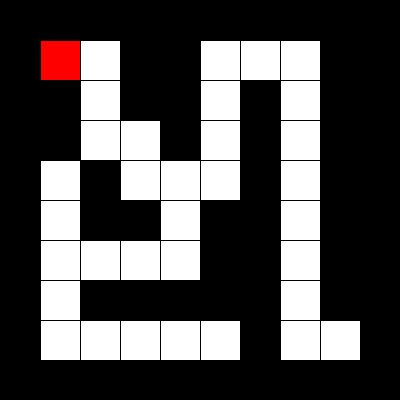
Frame 1 (no input)
Frame 60 (the mouse pressed at the canvas centre just before this capture): identical to frame 1, image omitted
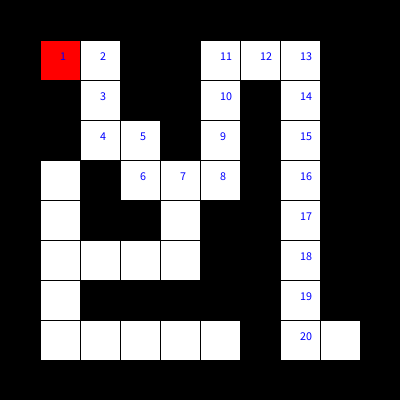
Frame 120 (the mouse held since frame 60 and released just before this capture)

The Processing sketch that drew these frames (run headless with seeded random() and noise(); from frame 60 on, the mouse is pressed at the canvas centre):

// Processing sketch: week15_08_maze_DFS_boolean_true_false
// ── week15_08_maze_DFS_boolean_true_false.pde
//week15_08_maze_DFS_boolean_true_false
int [][] maze = {
  {1,1,1,1,1,1,1,1,1,1},
  {1,0,0,1,1,0,0,0,1,1},
  {1,1,0,1,1,0,1,0,1,1},
  {1,1,0,0,1,0,1,0,1,1},
  {1,0,1,0,0,0,1,0,1,1},
  {1,0,1,1,0,1,1,0,1,1},
  {1,0,0,0,0,1,1,0,1,1},
  {1,0,1,1,1,1,1,0,1,1},
  {1,0,0,0,0,0,1,0,0,1},
  {1,1,1,1,1,1,1,1,1,1},
};
int [][] visited = new int[10][10];
int startI  = 1,startJ = 1,I = 1,J = 1,step = 1;
void setup(){
  size(400,400);
  ///visited[I][J] = step;
}
void draw(){
  for(int i=0;i<maze.length;i++) {
    for(int j=0;j<maze[0].length;j++) {
      if(maze[i][j]==1) fill(0);
      else fill(255);
      rect(j*40,i*40,40,40);
    }
  }

  fill(255, 0, 0); // 設定顏色為紅色
  rect(startJ * 40, startI * 40, 40, 40); // 繪製一個紅色方塊，起始位置在 (startJ, startI)，大小為 40x40 像素
  
  for (int i = 0; i < maze.length; i++) { // 遍歷迷宮的每一行
    for (int j = 0; j < maze[0].length; j++) { // 遍歷迷宮的每一列
      if (visited[i][j] > 0) { // 如果這個位置已經訪問過
        fill(0, 0, 255); // 設定顏色為藍色
        text("" + visited[i][j], j * 40 + 20, i * 40 + 20); // 在方塊中間顯示訪問順序
      }
    }
  }
}
boolean DFS(int i, int j, int s) { // 深度優先搜尋 (DFS) 方法
  if (i == 8 && j == 8) return true; // 如果走到目標位置 (8,8)，返回 true
  
  if (maze[i][j] == 1) return false; // 如果當前格子是牆 (值為1)，無法通行，返回 false
  if (visited[i][j] > 0) return false; // 如果這個位置已經訪問過，返回 false
  
  visited[i][j] = s; // 標記當前格子為訪問過，s 為步數或順序

  // 探索上下左右四個方向的格子，如果找到路徑則返回 true
  if (DFS(i + 1, j, s + 1)) return true; // 向下走
  if (DFS(i - 1, j, s + 1)) return true; // 向上走
  if (DFS(i, j + 1, s + 1)) return true; // 向右走
  if (DFS(i, j - 1, s + 1)) return true; // 向左走

  visited[i][j] = 0; // 如果四個方向都無法通行，回溯並取消標記
  return false; // 返回 false，表示無法找到路徑
}

void mousePressed() { // 當按下滑鼠時觸發
  visited[1][1] = 0;
  DFS(1, 1, 1); // 從迷宮的起點 (1, 1) 開始搜尋，步數初始值設為 1
}

  
